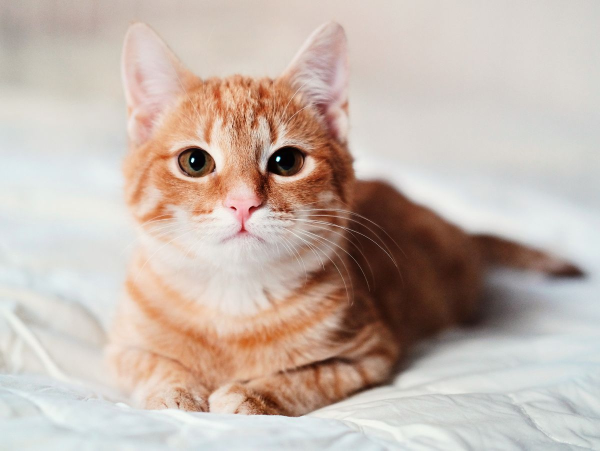
#> input picture Resources/Data/cat.jpg, 1200 x 901 px, found by its file name (shown at 1/2 size)
$ jupyter execute --allow-errors '基礎教學-003.ipynb'   (older library calls are emulated)
#> lines starting #> are read from the running program, lines starting #| are printed output that depends on the picture; after the words box and inside, x2 and y2 are one past the last pixel; in counts of white or black regions, pixels touching at a corner belong together
# 基礎教學(with python)-003

+ Masking
+ Computing Histograms
+ Thresholding / Binarizing
+ Edge Detection

# ㄧ、Masking

+ remove the unwanted parts of the image

[cell 1]
import cv2
import numpy as np
import matplotlib.pyplot as plt

img = cv2.imread('./cat.jpg')
#> img is the input picture: shape (901, 1200, 3); mean B, G, R 172.9, 182.3, 197.4
plt.title('img')
plt.imshow(img[:,:,::-1])

# create mask
blank = np.zeros(img.shape[:2], dtype='uint8')
mask = cv2.rectangle(blank, (100,100), (700,700), 255, -1)
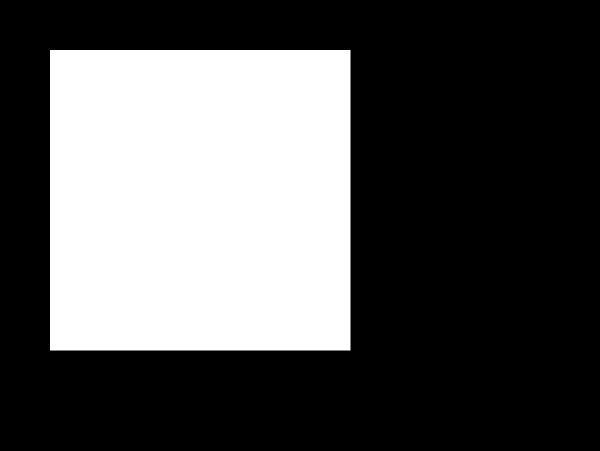
#> blank: shape (901, 1200) (shown at 1/2 size); 33.4% white; 1 white region, box (x1, y1, x2, y2) and area: (100, 100, 701, 701) 361201
plt.title('mask')
plt.imshow(mask, cmap='gray')

masked = cv2.bitwise_and(img, img, mask=mask)
plt.title('masked')
plt.imshow(masked[:,:,::-1])
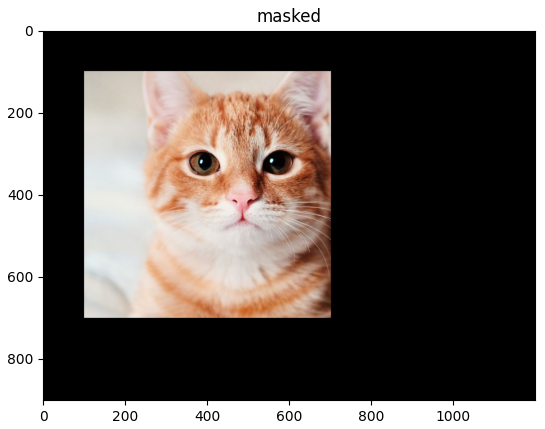
#> figure drawn by matplotlib, 1 panel

# 二、Computing Histograms

+ Visualize the distribution of pixel intensities in an image(計算每個像素值的數量)
+ 影像像素值的分佈與特性
+ cv2.calcHist(影像, 通道, 遮罩, 區間數量, 數值範圍)
    + 影像：影像來源，需放入list中，例如：[img]
    + 通道：要計算分佈的影像通道，需放入list中。若為灰階影像，則通道就要指定為 [0]，若為彩色影像則可用 [0]、[1] 或 [2] 指定 藍色、綠色或紅色的通道。
    + 遮罩：以遮罩指定要計算的圖形區域，若為 None則會計算整張影像的所有像素。
    + 區間數量：直方圖分隔區間的數量（bins），也就是圖形畫出來要有幾條長方形。
    + 數值範圍：指定要計算的像素值範圍，通常都是設為 [0,256]（計算所有的像素值）。

[其他參考資料](https://blog.gtwang.org/programming/python-opencv-matplotlib-plot-histogram-tutorial/)

[cell 2]
img = cv2.imread('./cat.jpg')

# 先試灰階
gray = cv2.cvtColor(img, cv2.COLOR_BGR2GRAY)
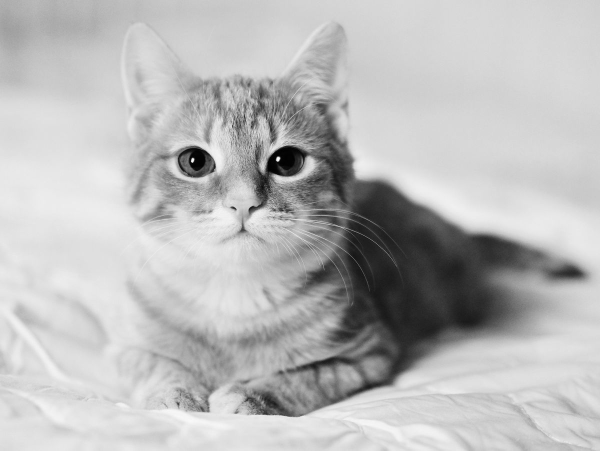
#> gray: shape (901, 1200) (shown at 1/2 size); min 0, max 254, mean 185.7
gray_hist = cv2.calcHist([gray], [0], None, [256], [0, 256])
#> gray_hist = 256 values, max 46072 at index 214, min 0 at index 255, mean 4223.4
plt.title('gray hist')
plt.xlabel('bins')
plt.ylabel('# of pixels')
plt.plot(gray_hist)
#> figure, not shown here; curve peaks at x = 214, y = 46072

[cell 3]
# 畫出 RGB 三種顏色的分佈圖

img = cv2.imread('./cat.jpg')
color = ['r', 'g', 'b']

for i, colr in enumerate(color):
    hist = cv2.calcHist([img], [i], None, [256], [0, 256])
    plt.plot(hist, color = colr)
    plt.xlim([0,256])

plt.title('RGB hist')
plt.xlabel('bins')
plt.ylabel('# of pixels')
plt.show()
#> figure, not shown here; curve peaks at x = 209, y = 39449; curve peaks at x = 214, y = 40406; curve peaks at x = 219, y = 43491

[cell 4]
plt.rcParams['figure.figsize'] = (10,10)
# 加上圖像遮罩
# 計算圖形中部份區域的像素值分佈

img = cv2.imread('./cat.jpg')
gray = cv2.cvtColor(img, cv2.COLOR_BGR2GRAY)

# create mask
blank = np.zeros(gray.shape, dtype='uint8')
mask = cv2.rectangle(blank, (100,100), (700,700), 255, -1)
masked = cv2.bitwise_and(gray, gray, mask=mask)
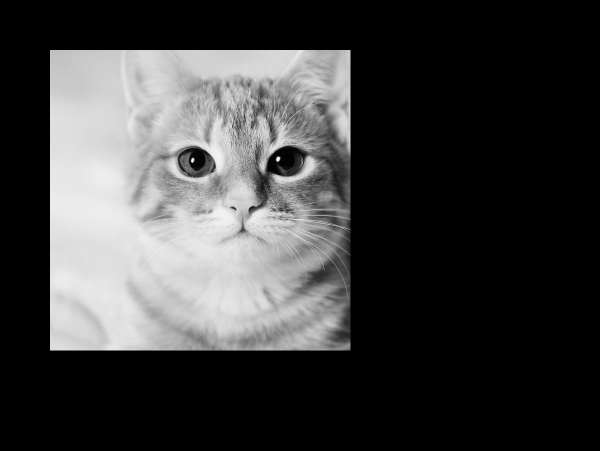
#> masked: shape (901, 1200) (shown at 1/2 size); min 0, max 254, mean 61.7

# hist
hist_full = cv2.calcHist([gray], [0], None, [256], [0, 256])
#> hist_full has the same summary as gray_hist
hist_mask = cv2.calcHist([masked], [0], mask, [256], [0, 256])
#> hist_mask = 256 values, max 9902 at index 223, min 0 at index 255, mean 1410.9

plt.subplot(221), plt.imshow(gray, 'gray')
plt.subplot(222), plt.imshow(mask, 'gray')
plt.subplot(223), plt.imshow(masked, 'gray')
plt.subplot(224), plt.plot(hist_full, color='b'), plt.plot(hist_mask, color='r')
plt.xlim([0, 256])

plt.show()
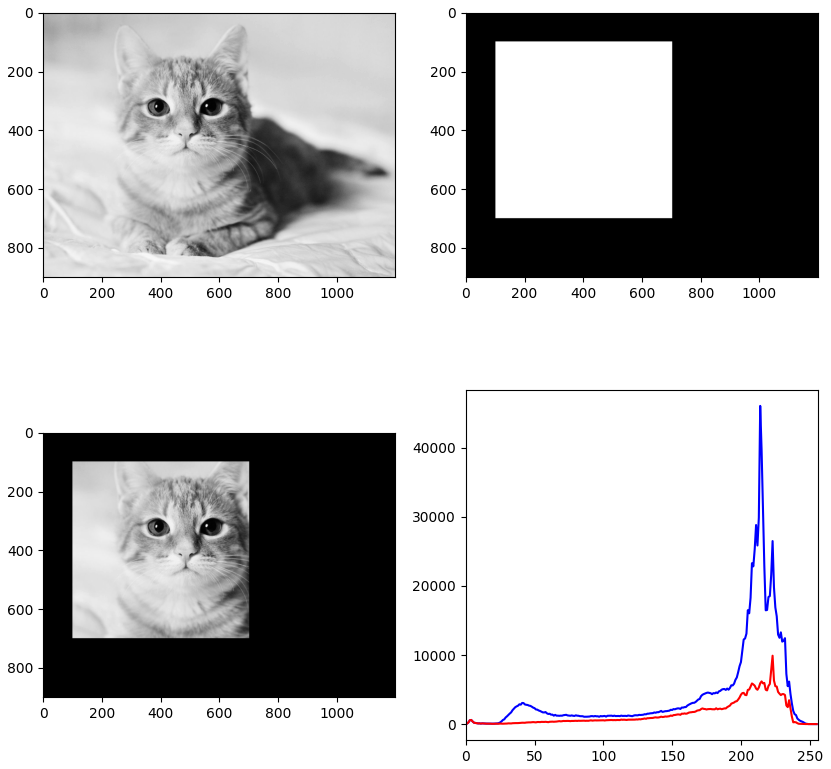
#> figure drawn by matplotlib, 4 panels; panel 4: curve peaks at x = 214, y = 46072; panel 4: curve peaks at x = 223, y = 9902

# 三、Thresholding / Binarizing

+ Simple Thresholding
+ Adaptive Thresholding

+ 把影像轉為binaring image(二值化影像)
+ Pixel值為0或255
+ 把每個pixel值與thresholing value進行比較，再轉為0或255

[cell 5]
plt.rcParams['figure.figsize'] = (15,15)

img = cv2.imread('./cat.jpg')

#先轉灰階
gray = cv2.cvtColor(img, cv2.COLOR_BGR2GRAY)
plt.imshow(gray, 'gray')

# simple thresholding
threshold, thresh = cv2.threshold(gray, 180, 255, cv2.THRESH_BINARY)
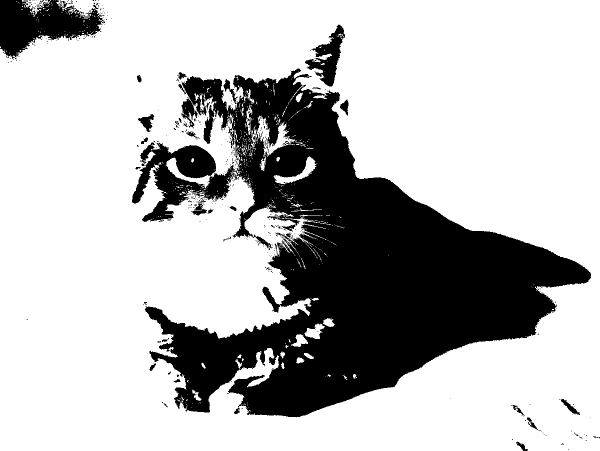
#> thresh: shape (901, 1200) (shown at 1/2 size); 72.9% white; 416 black regions (382 under 20 px), largest, box (x1, y1, x2, y2) and area: (264, 137, 1182, 835) 269780, (0, 0, 210, 118) 13904, (610, 49, 690, 173) 3901
plt.subplot(221), plt.imshow(thresh, 'gray')

threshold, thresh_inv = cv2.threshold(gray, 180, 255, cv2.THRESH_BINARY_INV)
plt.subplot(222), plt.imshow(thresh_inv, 'gray')

# adaptive thresholding
adaptive_thresh = cv2.adaptiveThreshold(gray, 255, cv2.ADAPTIVE_THRESH_MEAN_C,
                                        cv2.THRESH_BINARY,13, 5)
#> adaptive_thresh: shape (901, 1200); 91.5% white; 4012 black regions (3438 under 20 px), largest, box (x1, y1, x2, y2) and area: (477, 205, 698, 442) 7718, (491, 730, 820, 834) 3573, (303, 291, 432, 355) 2450
plt.subplot(223), plt.imshow(adaptive_thresh, 'gray')

adaptive_thresh_gauss = cv2.adaptiveThreshold(gray, 255, cv2.ADAPTIVE_THRESH_GAUSSIAN_C,
                                        cv2.THRESH_BINARY,13, 5)
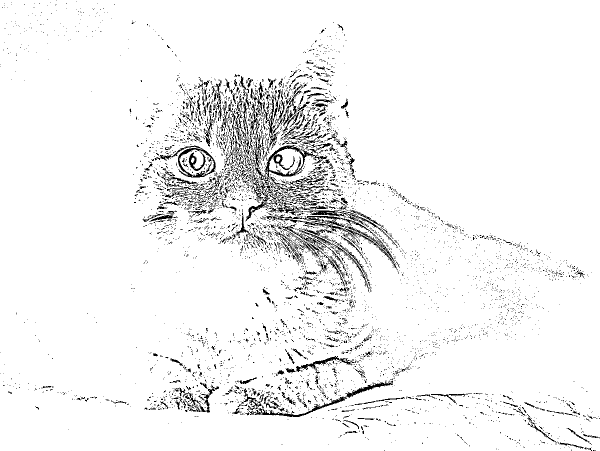
#> adaptive_thresh_gauss: shape (901, 1200) (shown at 1/2 size); 94.7% white; black in thin lines or dots
plt.subplot(224), plt.imshow(adaptive_thresh_gauss, 'gray')

# 四、Edge Detection

+ Laplacian
    + 使用拉普拉斯運算子進行偵測邊緣
    + cv2.Laplacian(img, ddepth, ksize, scale)
    + ddepth：影像深度，設定 -1 表示使用圖片原本影像深度
    + ksize：運算區域大小，預設 1 ( 必須是正奇數 )
    + scale：縮放比例常數，預設 1 ( 必須是正奇數 )

+ Sobel
    + 使用索伯運算子進行偵測邊緣
    + cv2.Sobel(img, ddepth, dx, dy, ksize, scale)
    + dx：針對 x 軸抓取邊緣
    + dy：針對 y 軸抓取邊緣
    + ddepth：影像深度，設定 -1 表示使用圖片原本影像深度
    + ksize：運算區域大小，預設 1 ( 必須是正奇數 )
    + scale：縮放比例常數，預設 1 ( 必須是正奇數

+ Canny

[cell 6]
import cv2
import matplotlib.pyplot as plt
import numpy as np

plt.rcParams['figure.figsize'] = (10,10)

img = cv2.imread('./cats.jpg')
#> (the rest of this cell did not finish here and is left out)

[cell 7]
plt.rcParams['figure.figsize'] = (15, 15)

# sobel
sobelx = cv2.Sobel(gray, cv2.CV_64F, 1, 0)
plt.subplot(221)
plt.title('sobelx')
plt.imshow(sobelx, 'gray')

sobely = cv2.Sobel(gray, cv2.CV_64F, 0, 1)
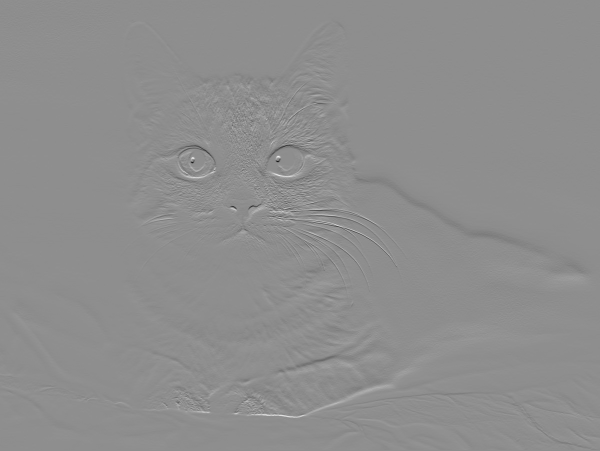
#> sobely: shape (901, 1200) float64 (shown at 1/2 size); min -858, max 680, mean 0.1; drawn with min black and max white
plt.subplot(222)
plt.title('sobely')
plt.imshow(sobely, 'gray')

combine = cv2.bitwise_or(sobelx, sobely)
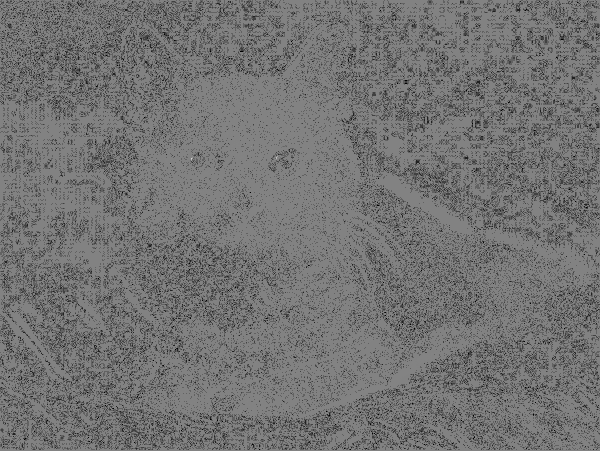
#> combine: shape (901, 1200) float64 (shown at 1/2 size); 11.55% of the values are NaN or infinite; the others: min -128896, max 122112, mean -28.84; drawn with min black, max white, NaN and infinite black
plt.subplot(223)
plt.title('combine sobel')
plt.imshow(combine, 'gray')

# canny
canny = cv2.Canny(gray, 125, 175)
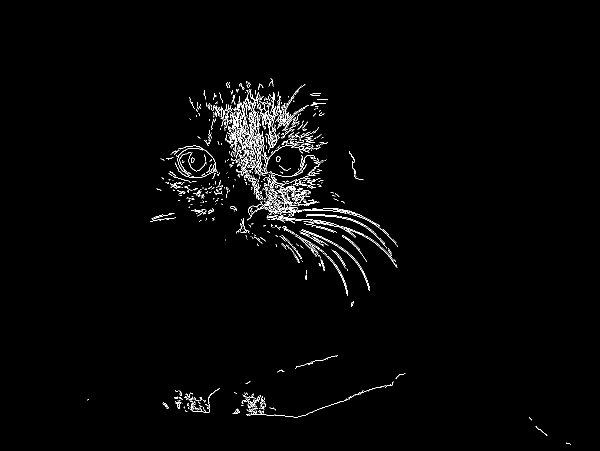
#> canny: shape (901, 1200) (shown at 1/2 size); 1.5% white in thin lines or dots, all inside (x1, y1, x2, y2) = (175, 157, 1142, 889)
plt.subplot(224)
plt.title('canny')
plt.imshow(canny, 'gray')

$ run again, with data/cat.png saved as Resources/Data/cat.jpg
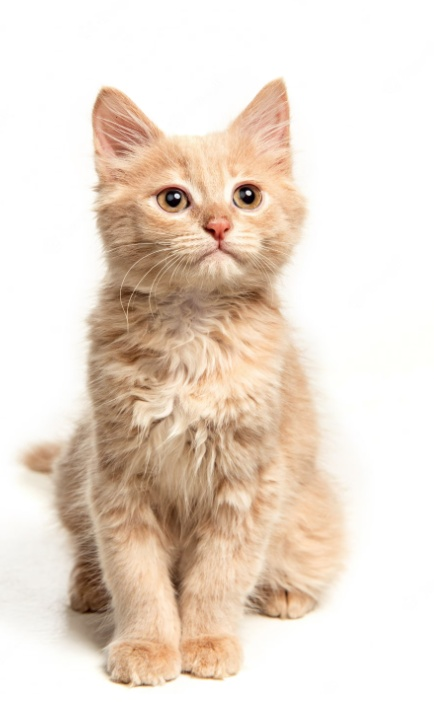
#> input picture data/cat.png, 434 x 702 px, found by its file name
#> img is the input picture: shape (702, 434, 3); mean B, G, R 205.9, 219.3, 233.9
#> `mask = cv2.rectangle(blank, (100,100), (700,700), 255, -1)`:
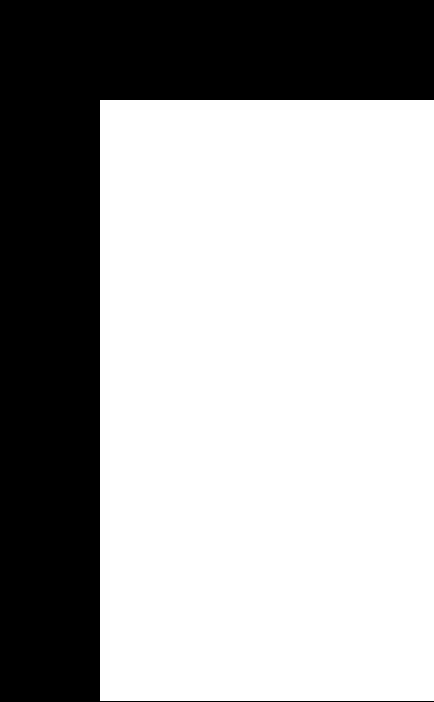
#> blank: shape (702, 434); 65.9% white; 1 black region, box (x1, y1, x2, y2) and area: (0, 0, 434, 702) 103934
#> gray_hist = 256 values, max 128276 at index 255, min 0 at index 0, mean 1190.1
#> hist_full has the same summary as gray_hist
#> hist_mask = 256 values, max 64522 at index 255, min 0 at index 0, mean 784.1
#> thresh: shape (702, 434); 81.5% white; 212 black regions (171 under 20 px), largest, box (x1, y1, x2, y2) and area: (55, 184, 284, 653) 47988, (93, 89, 150, 158) 1956, (244, 579, 317, 619) 1338
#> adaptive_thresh: shape (702, 434); 86.6% white; 1026 black regions (723 under 20 px), largest, box (x1, y1, x2, y2) and area: (91, 393, 191, 492) 1441, (183, 414, 234, 550) 1419, (160, 211, 284, 282) 1106
#> adaptive_thresh_gauss: shape (702, 434); 89.5% white; black in thin lines or dots, all inside (x1, y1, x2, y2) = (4, 78, 347, 687)
#> `canny = cv2.Canny(gray, 125, 175)`:
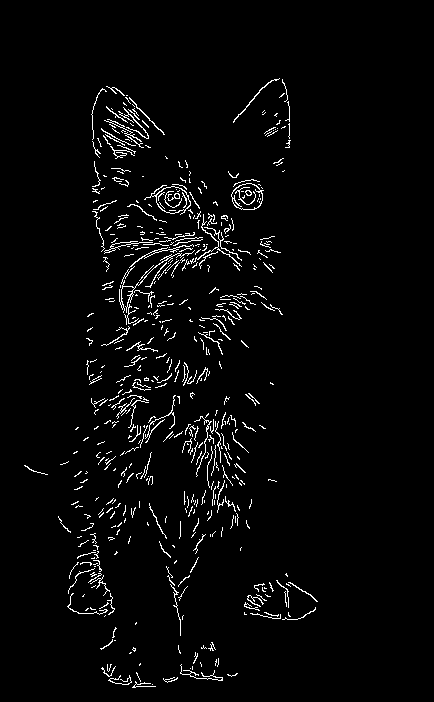
#> canny: shape (702, 434); 3% white in thin lines or dots, all inside (x1, y1, x2, y2) = (24, 78, 318, 688)

$ run again, with Resources/Faces/train/Ben Afflek/1.jpg copied over Resources/Data/cat.jpg
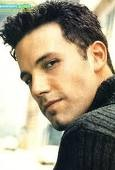
#> input picture Resources/Faces/train/Ben Afflek/1.jpg, 115 x 170 px, found by its file name
#> img is the input picture: shape (170, 115, 3); mean B, G, R 130.9, 151.7, 161.1
#> blank: shape (170, 115); 5.4% white; 1 white region, box (x1, y1, x2, y2) and area: (100, 100, 115, 170) 1050
#> gray_hist = 256 values, max 1313 at index 254, min 0 at index 1, mean 76.37
#> hist_full has the same summary as gray_hist
#> hist_mask = 256 values, max 34 at index 25, min 0 at index 0, mean 4.1
#> thresh: shape (170, 115); 49.1% white; 30 white regions (23 under 20 px), largest, box (x1, y1, x2, y2) and area: (0, 36, 59, 170) 4627, (23, 25, 113, 111) 3490, (72, 0, 115, 70) 850
#> adaptive_thresh: shape (170, 115); 67.2% white; 87 black regions (69 under 20 px), largest, box (x1, y1, x2, y2) and area: (0, 0, 115, 170) 4338, (77, 76, 115, 133) 601, (40, 57, 64, 76) 172
#> adaptive_thresh_gauss: shape (170, 115); 73.6% white; black in thin lines or dots
#> `canny = cv2.Canny(gray, 125, 175)`:
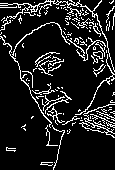
#> canny: shape (170, 115); 12.4% white in thin lines or dots
